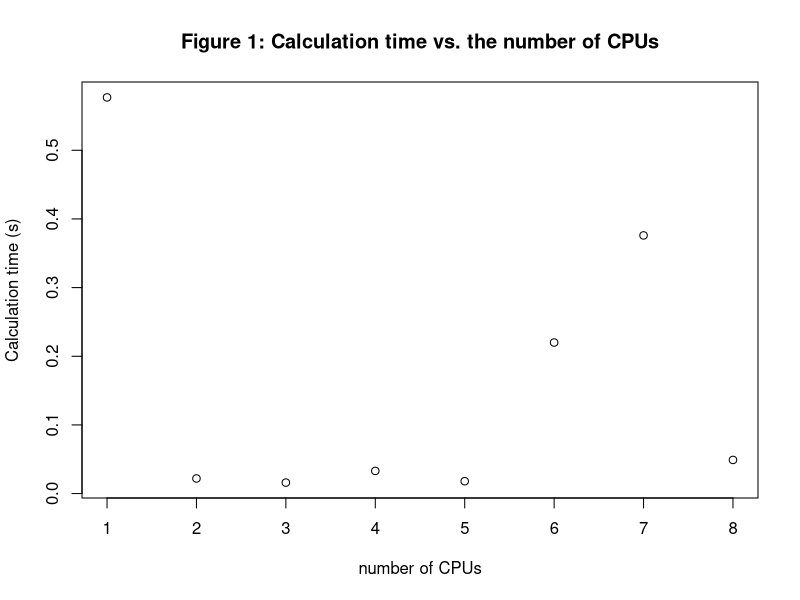

Write R code to recreate this figure.
## ---- chunk 1
#Install required package stringr. 
#install.packages('stringr')
library('stringr')

#Load the CPU_duration text file. 
CPU_duration <- read.table(file = 'CPU_duration.tsv', sep = '\t', header = FALSE)
#Split the time and seconds label. 
CPU_duration[,2:3] <- str_split_fixed(CPU_duration[,2], " ", 2)

## ---- chunk 2

#Plot the calculation time vs. the number of CPUs. 
plot(CPU_duration[,1], 
     CPU_duration[,2], 
     main = "Figure 1: Calculation time vs. the number of CPUs", 
     xlab = "number of CPUs", 
     ylab = "Calculation time (s)"
     )
